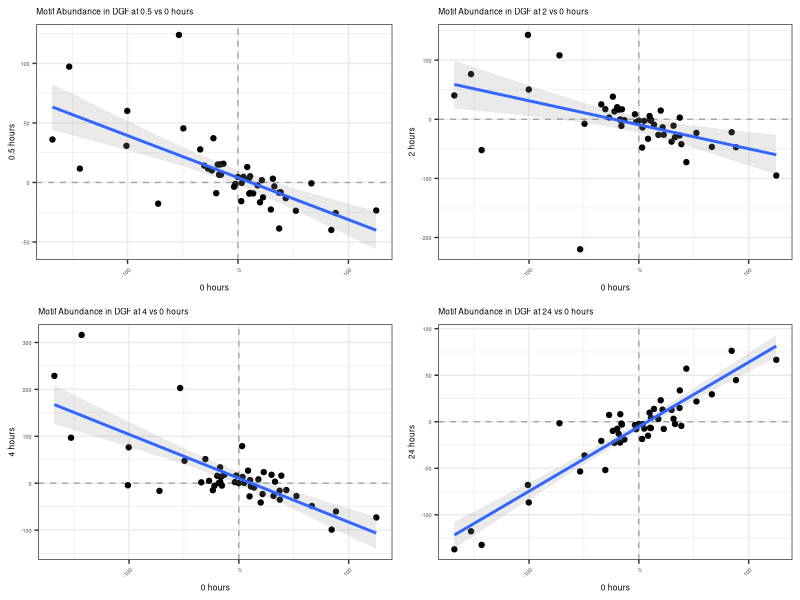

Write R code to recreate this figure.
library(tidyverse)
library(ggplot2)
library(gridExtra)
library(gplots)
library(viridis)

data_raw <- read_tsv("Fig4B_data.txt")
######################################################################

theme_set(theme_bw())
theme_update(axis.text.x = element_text(angle = 45, hjust = 1))

data_box <- pivot_longer(data_raw, -Cluster)
data_box$name <- factor(data_box$name, levels = c("0H", "0.5H", "2H", "4H", "24H"))

data_box <- filter(data_box, Cluster %in% c("cluster_1", "cluster_20", "cluster_26", "cluster_3", "cluster_12", "cluster_21",
                                            "cluster_22", "cluster_13",
                                            "cluster_18", "cluster_28", "cluster_31", "cluster_24", "cluster_25", "cluster_17", 
                                            "cluster_27", "cluster_19", "cluster_32", "cluster_9", 
                                            "cluster_5", "cluster_15", 
                                            "cluster_7", 
                                            "cluster_8"))
data_box$Cluster <- factor(data_box$Cluster, levels = c("cluster_1", "cluster_20", "cluster_26", "cluster_3", "cluster_12", "cluster_21",
                                                        "cluster_22", "cluster_13",
                                                        "cluster_18", "cluster_28", "cluster_31", "cluster_24", "cluster_25", "cluster_17", 
                                                        "cluster_27", "cluster_19", "cluster_32", "cluster_9", 
                                                        "cluster_5", "cluster_15", 
                                                        "cluster_7", 
                                                        "cluster_8"))

######################################################################
medians <- pivot_longer(data_raw, -Cluster) %>% group_by(Cluster, name) %>% summarise(median=median(value))
medians <- pivot_wider(medians, names_from = "name", values_from = "median")
medians <- as_tibble(t(scale(t(medians[2:6]), scale = F)))

plot_scatter <- function(data, x, y, xlab, ylab, title) {
    theme_update(plot.title = element_text(size = 6),
                 axis.title = element_text(size = 6),
                 axis.text = element_text(size = 4))
    p <- ggplot(data, aes(x = x, y = y))+
        geom_point()+
        geom_vline(xintercept = 0, linetype = "dashed", alpha = 0.3)+
        geom_hline(yintercept = 0, linetype = "dashed", alpha = 0.3)+
        labs(x = xlab, y = ylab)+
        geom_smooth(method='lm', alpha = 0.2)+
        ggtitle(title)
}

svg("Fig4B.svg", width = 4, height = 4)
a <- plot_scatter(data = medians, x = medians$`0H`, y = medians$`0.5H`, "0 hours", "0.5 hours", 
                  "Motif Abundance in DGF at 0.5 vs 0 hours")
b <- plot_scatter(data = medians, x = medians$`0H`, y = medians$`2H`, "0 hours", "2 hours", 
                  "Motif Abundance in DGF at 2 vs 0 hours")
c <- plot_scatter(data = medians, x = medians$`0H`, y = medians$`4H`, "0 hours", "4 hours", 
                  "Motif Abundance in DGF at 4 vs 0 hours")
d <- plot_scatter(data = medians, x = medians$`0H`, y = medians$`24H`, "0 hours", "24 hours", 
                  "Motif Abundance in DGF at 24 vs 0 hours")
grid.arrange(a, b, c, d, nrow=2)
dev.off()
